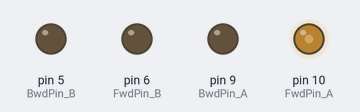
This sketch was run on a simulated Arduino Uno, built with avr-gcc and run on an emulated ATmega328P. Shown: output pins drawn as LEDs (lit = HIGH).

Above: at 0.1 s.
At 10.1 s:
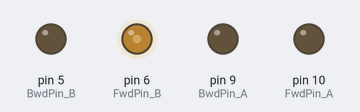
At 25.1 s:
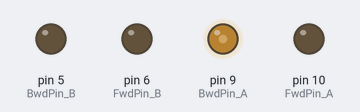
At 35.1 s:
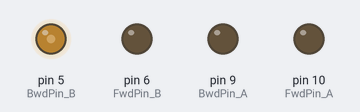
Timing chart, 0 to 36.6 s (numbered marks = the images above):
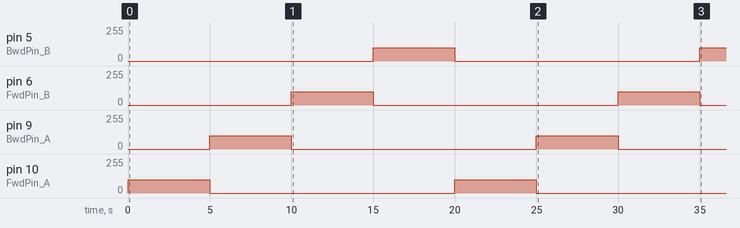

Measured:
- by itself, pin 5 (BwdPin_B): 0/255 → 100/255 at 15.0 s, → 0/255 5.0 s later, → 100/255 15.0 s later
- by itself, pin 6 (FwdPin_B), pin 9 (BwdPin_A), pin 10 (FwdPin_A): alternates 100/255 for 5.0 s and 0/255 for 15.0 s

The sketch:

sketch_oct1b.ino
```cpp
const int FwdPin_A = 10;
const int BwdPin_A = 9;
const int FwdPin_B = 6;
const int BwdPin_B = 5;

int MaxSpd = 100;               // Скорость, значение 0-255

void setup()
{
  pinMode(FwdPin_A, OUTPUT);    // Устанавливаем FwdPin_A как выход
  pinMode(BwdPin_A, OUTPUT);    // Устанавливаем BwdPin_A как выход
  pinMode(FwdPin_B, OUTPUT);    // Устанавливаем FwdPin_B как выход
  pinMode(BwdPin_B, OUTPUT);    // Устанавливаем BwdPin_B как выход
}

void loop()
{
// Движение двигателем A вперед
    analogWrite(BwdPin_A,LOW);
    analogWrite(FwdPin_A,MaxSpd);
    delay(5000);
    analogWrite(FwdPin_A,LOW);
// Движение двигателем A назад
    analogWrite(BwdPin_A,MaxSpd);
    analogWrite(FwdPin_A,LOW);
    delay(5000);
    analogWrite(BwdPin_A,LOW);
// Движение двигателем B вперед
    analogWrite(BwdPin_B,LOW);
    analogWrite(FwdPin_B,MaxSpd);
    delay(5000);
    analogWrite(FwdPin_B,LOW);
// Движение двигателем B назад
    analogWrite(BwdPin_B,MaxSpd);
    analogWrite(FwdPin_B,LOW);
    delay(5000);
    analogWrite(BwdPin_B,LOW);
}
 
```
